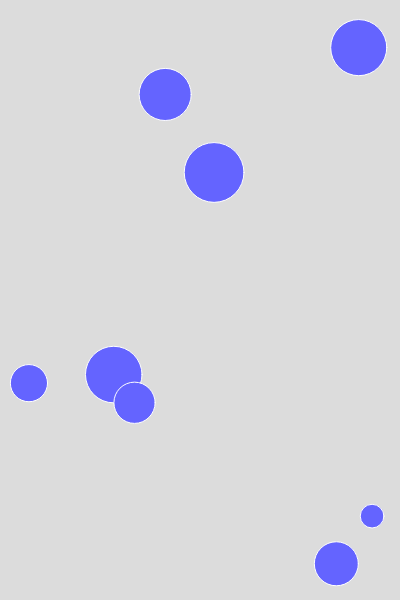
Frame 1 (no input)
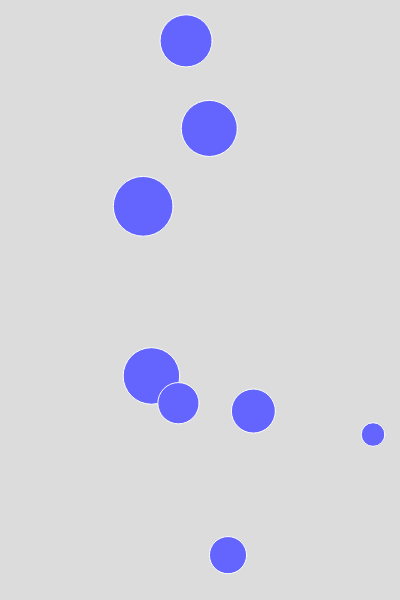
Frame 60 (no input)
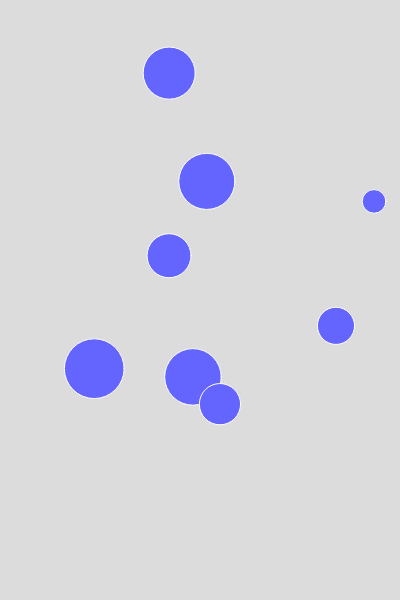
Frame 120 (the mouse pressed at the canvas centre since frame 60)

The p5.js sketch that drew these frames (run headless with seeded random() and noise() and a simulated clock; from frame 60 on, the mouse is pressed at the canvas centre):

// p5.js sketch
// ── sketch.js


//create a ball class
class ball 
{
  constructor(totalWidth, totalHeight)
  {
    this.radius = Math.random()* 20 + 10
    this.xPos = Math.random() * (totalWidth - this.radius * 2) + this.radius
    this.yPos = Math.random() * (totalHeight - this.radius * 2) + this.radius
    this.xVel = Math.random() * 8 - 4
    this.yVel = Math.random() * 8 - 4
  }
  
  update()
  {
    this.xPos += this.xVel
    this.yPos += this.yVel
    
    if (this.xPos + this.radius >= width || this.xPos - this.radius <= 0) 
    {
      this.xVel *= -1
    }
    
    if (this.yPos + this.radius >= height || this.yPos - this.radius <= 0) 
    {
      this.yVel *= -1
    }
  }
  
  printBall()
  {
    console.log("Position: " + this.xPos + "," + this.yPos)
    console.log("Velocity: " + this.xVel + "," + this.yVel)
    console.log("Radius: " + this.radius)
  }
  
  drawBall()
  {
    fill(100,100,255)
    stroke(255)
    circle(this.xPos, this.yPos, this.radius * 2)
  }
  
  checkCollision(extra)
  {
    let d = dist(this.xPos, this.yPos, extra.xPos, extra.yPos)
    if (d < this.radius + extra.radius)
    {
      let tempX = this.xVel
      let tempY = this.yVel
      this.xVel = extra.xVel
      this.yVel = extra.yVel
      extra.xVel = tempX
      extra.yVel = tempY
    }
  }
}
let ballArr = []

function setup() 
{
  createCanvas(400, 600);
  frameRate(60)
  for (let i = 0; i < 8; i++)
  {
    ballArr.push(new ball(width, height))
  }
}

function draw() 
{
  background(220);
  for (let i = 0; i < ballArr.length; i++)
  {
    for (let j = i + 1; j < ballArr.length; j++)
    {
      ballArr[i].checkCollision(ballArr[j])
    }
    ballArr[i].update()
    ballArr[i].drawBall()
    
    if (frameCount % 60 === 0 && i === 0)
    {
      ballArr[i].printBall()
    }
  }
  
}
